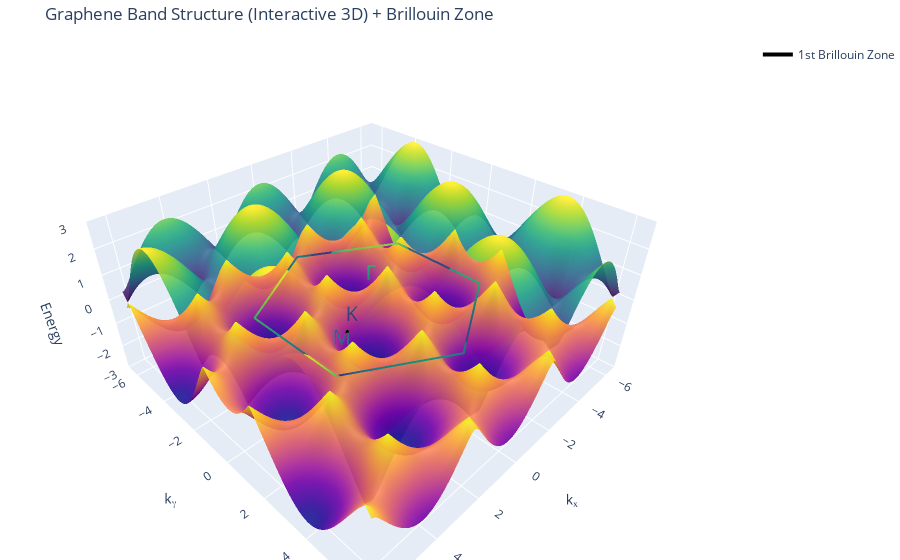

Here is the notebook cell this chart was saved with:
### Code cell
import numpy as np
import plotly.graph_objects as go

# Constants
a = 1
t = 1
N = 250  # Resolution

# Reciprocal space grid
kx_vals = np.linspace(-2*np.pi/a, 2*np.pi/a, N)
ky_vals = np.linspace(-2*np.pi/a, 2*np.pi/a, N)
kx, ky = np.meshgrid(kx_vals, ky_vals)

# Nearest neighbor vectors
delta1 = a * np.array([1.0, 0.0])
delta2 = a * np.array([-0.5, np.sqrt(3)/2])
delta3 = a * np.array([-0.5, -np.sqrt(3)/2])

# Tight-binding term f(k)
f_k = (
    np.exp(1j * (kx * delta1[0] + ky * delta1[1])) +
    np.exp(1j * (kx * delta2[0] + ky * delta2[1])) +
    np.exp(1j * (kx * delta3[0] + ky * delta3[1]))
)

E_plus = t * np.abs(f_k)
E_minus = -t * np.abs(f_k)

# High-symmetry points in k-space
G = [0, 0]
K = (2*np.pi / (3*a)) * np.array([1, 1/np.sqrt(3)])
M = (np.pi / a) * np.array([1, 1/np.sqrt(3)])

# Brillouin zone hexagon (regular)
R = 4 * np.pi / (3 * a)
hex_angles = np.linspace(0, 2 * np.pi, 7)
bz_hex_x = R * np.cos(hex_angles + np.pi/6)
bz_hex_y = R * np.sin(hex_angles + np.pi/6)

# Plot
fig = go.Figure()

# Conduction band
fig.add_trace(go.Surface(
    z=E_plus, x=kx, y=ky,
    colorscale='viridis',
    name='Conduction Band',
    showscale=False,
    opacity=0.9
))

# Valence band
fig.add_trace(go.Surface(
    z=E_minus, x=kx, y=ky,
    colorscale='Plasma',
    name='Valence Band',
    showscale=False,
    opacity=0.9
))

# Brillouin zone hexagon
fig.add_trace(go.Scatter3d(
    x=bz_hex_x, y=bz_hex_y, z=[0]*len(bz_hex_x),
    mode='lines',
    line=dict(color='black', width=4),
    name='1st Brillouin Zone'
))

# High-symmetry point labels
fig.add_trace(go.Scatter3d(
    x=[G[0], K[0], M[0]],
    y=[G[1], K[1], M[1]],
    z=[0, 0, 0],
    mode='text',
    text=['Γ', 'K', 'M'],
    textposition='top center',
    textfont=dict(size=20, color='black'),
    showlegend=False
))

# Final layout
fig.update_layout(
    title='Graphene Band Structure (Interactive 3D) + Brillouin Zone',
    scene=dict(
        xaxis_title='kₓ',
        yaxis_title='kᵧ',
        zaxis_title='Energy',
        zaxis=dict(range=[-3, 3]),
    ),
    margin=dict(l=0, r=0, b=0, t=40),
    showlegend=True
)

fig.show()

### Figure 1 — Plotly figure (JSON) as saved in the notebook; plotly's stock layout.template omitted (floating-point values rounded to 4 significant figures; data arrays with more than 128 entries replaced by an {"elided": "..."} marker saying what was removed)
{"data": [{"colorscale": [[0, "#440154"], [0.1111, "#482878"], [0.2222, "#3e4989"], [0.3333, "#31688e"], [0.4444, "#26828e"], [0.5556, "#1f9e89"], [0.6667, "#35b779"], [0.7778, "#6ece58"], [0.8889, "#b5de2b"], [1, "#fde725"]], "name": "Conduction Band", "opacity": 0.9, "showscale": false, "type": "surface", "x": {"elided": "250x250 float values"}, "y": {"elided": "250x250 float values"}, "z": {"elided": "250x250 float values"}}, {"colorscale": [[0, "#0d0887"], [0.1111, "#46039f"], [0.2222, "#7201a8"], [0.3333, "#9c179e"], [0.4444, "#bd3786"], [0.5556, "#d8576b"], [0.6667, "#ed7953"], [0.7778, "#fb9f3a"], [0.8889, "#fdca26"], [1, "#f0f921"]], "name": "Valence Band", "opacity": 0.9, "showscale": false, "type": "surface", "x": {"elided": "250x250 float values"}, "y": {"elided": "250x250 float values"}, "z": {"elided": "250x250 float values"}}, {"line": {"color": "black", "width": 4}, "mode": "lines", "name": "1st Brillouin Zone", "type": "scatter3d", "x": [3.628, 2.565e-16, -3.628, -3.628, -7.695e-16, 3.628, 3.628], "y": [2.094, 4.189, 2.094, -2.094, -4.189, -2.094, 2.094], "z": [0, 0, 0, 0, 0, 0, 0]}, {"mode": "text", "showlegend": false, "text": ["Γ", "K", "M"], "textfont": {"color": "black", "size": 20}, "textposition": "top center", "type": "scatter3d", "x": [0, 2.094, 3.142], "y": [0, 1.209, 1.814], "z": [0, 0, 0]}], "layout": {"margin": {"b": 0, "l": 0, "r": 0, "t": 40}, "scene": {"xaxis": {"title": {"text": "kₓ"}}, "yaxis": {"title": {"text": "kᵧ"}}, "zaxis": {"range": [-3, 3], "title": {"text": "Energy"}}}, "showlegend": true, "title": {"text": "Graphene Band Structure (Interactive 3D) + Brillouin Zone"}}}
